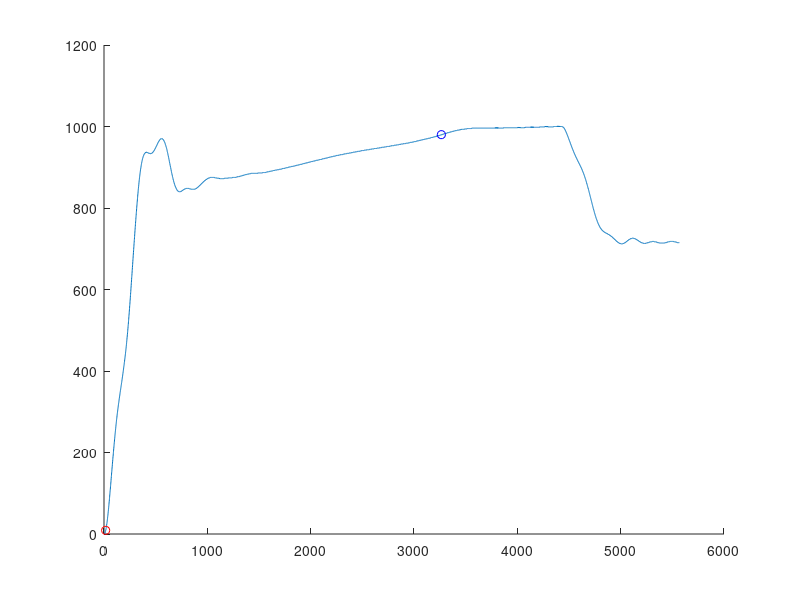

Recreate this plot in MATLAB.
clc;
load('Modified_Jan291232.mat')
[pks,locs] = findpeaks(enc1);
y_n_val = pks(4);
y_n_loc = locs(4);
for i = 1:length(enc1)
    if enc1(i) == 980
        ct = i;
        break
    end

end
figure(1)
hold on;
plot(enc1)
plot(y_n_loc,y_n_val,'ro')
plot(ct,enc1(ct),'bo')
